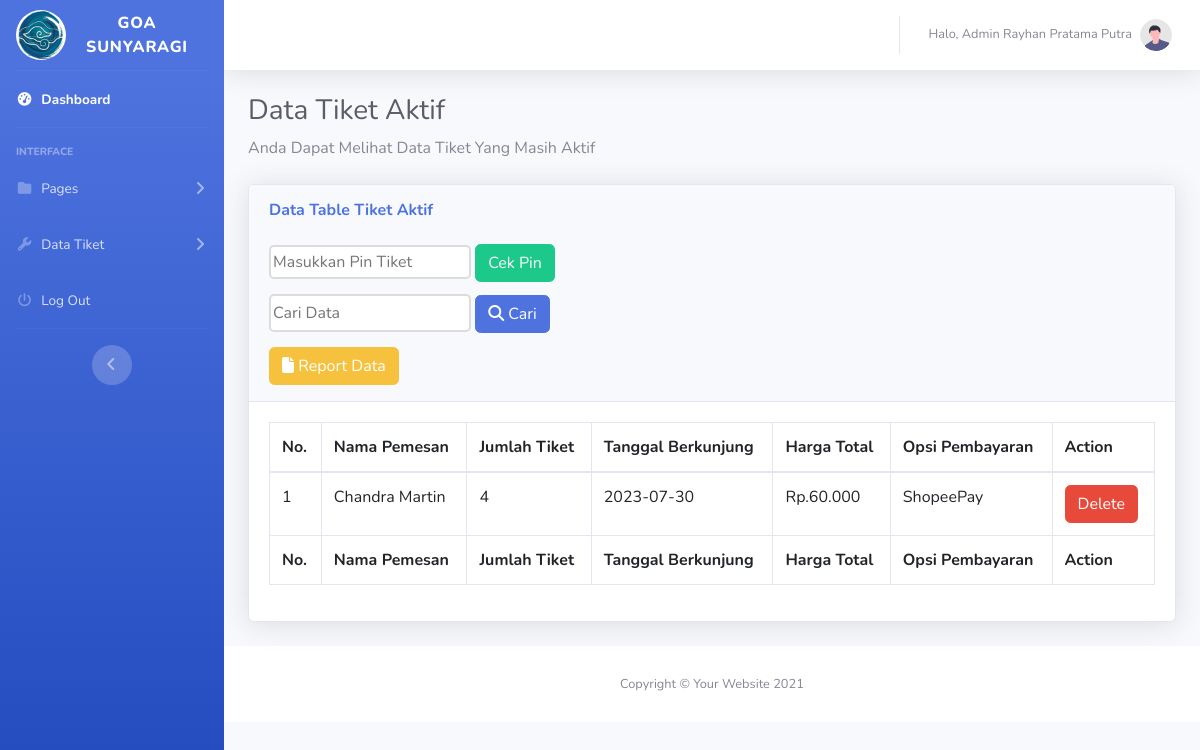
The app's page /admin/index.php?page=data_tiket_aktif (signed in) with its own data.
### tables this page shows
CREATE TABLE `tbl_tiket` (
  `id_tiket` int(11) NOT NULL,
  `id_user` int(11) NOT NULL,
  `jmlh_tiket` varchar(5) NOT NULL,
  `tgl_kunjungan` date NOT NULL,
  `harga` double NOT NULL,
  `opsi_bayar` varchar(20) NOT NULL,
  `pin` varchar(8) NOT NULL,
  `status` varchar(20) NOT NULL
);

CREATE TABLE `tbl_user` (
  `id_user` int(11) NOT NULL,
  `nama` varchar(50) NOT NULL,
  `jenis_kelamin` varchar(20) NOT NULL,
  `no_telp` varchar(15) NOT NULL,
  `tgl_lahir` date NOT NULL,
  `username` varchar(30) NOT NULL,
  `gmail` varchar(70) NOT NULL,
  `password` varchar(50) NOT NULL
);

### admin/data_tiket_aktif.php (the view, shortened to what this page needs)
<div class="container-fluid">
    <h1 class="h3 mb-2 text-gray-800">Data Tiket Aktif</h1>
    <p class="mb-4">Anda Dapat Melihat Data Tiket Yang Masih Aktif</p>
    <div class="card shadow mb-4">
        <div class="card-header py-3">
            <h6 class="m-0 font-weight-bold text-primary">Data Table Tiket Aktif</h6><br>
            <form action="" method="post">
            <input type="text" name="pin" id="input" style="height: 34px; border-radius: 5px; border: solid 2px gainsboro; margin-bottom: 15px" autocomplete="off" placeholder="Masukkan Pin Tiket">
            <button type="submit" name="submit" class="btn btn-success">Cek Pin</button>
            </form>
            <form action="" method="post">
                <input type="text" name="keyword" id="keyword" style="height: 38px; border-radius: 5px; border: solid 2px gainsboro; margin-bottom: 15px" autocomplete="off" placeholder="Cari Data">
                <button type="submit" name="cari" class="btn btn-primary"><i class="fas fa-magnifying-glass"></i> Cari</button>
            </form>
            <a href="report_tiket.php?tiket=Aktif" target="_blank" class="btn btn-warning"><i class="fas fa-file"></i> Report Data</a>
        </div>
        <div class="card-body">
            <div class="table-responsive">
                <table class="table table-bordered" id="dataTable" width="100%" cellspacing="0">
                    <thead>
                        <tr>
                            <th>No.</th>
                            <th>Nama Pemesan</th>
                            <th>Jumlah Tiket</th>
                            <th>Tanggal Berkunjung</th>
                            <th>Harga Total</th>
                            <th>Opsi Pembayaran</th>
                            <th>Action</th>
                        </tr>
                    </thead>
                    <tfoot>
                        <tr>
                            <th>No.</th>
                            <th>Nama Pemesan</th>
                            <th>Jumlah Tiket</th>
                            <th>Tanggal Berkunjung</th>
                            <th>Harga Total</th>
                            <th>Opsi Pembayaran</th>
                            <th>Action</th>
                        </tr>
                    </tfoot>
                    <tbody>
                        <?php
                        require_once "../function.php";
                        $no = 1;
                        if (isset($_POST["cari"])) {
                            $keyword = $_POST["keyword"];
                            $aktif = $_POST["aktif"];
                            $query = mysqli_query($db, "SELECT * FROM tbl_tiket INNER JOIN tbl_user ON tbl_tiket.id_user = tbl_user.id_user WHERE tbl_tiket.status = '$aktif' AND tbl_user.nama LIKE '%$keyword%' OR tbl_tiket.jmlh_tiket LIKE '%$keyword%' OR tbl_tiket.opsi_bayar LIKE '%$keyword%'");
                        } else {
                            $query = mysqli_query($db, "SELECT * FROM tbl_tiket INNER JOIN tbl_user ON tbl_tiket.id_user = tbl_user.id_user WHERE tbl_tiket.status = 'Aktif'");
                        }
                        while($ttiket = mysqli_fetch_array($query)) {
                        ?>
                        <tr>
                            <td><?= "$no" ?></td>
                            <td><?= "$ttiket[nama]" ?></td>
                            <td><?= "$ttiket[jmlh_tiket]" ?></td>
                            <td><?= "$ttiket[tgl_kunjungan]" ?></td>
                            <td>Rp.<?= number_format("$ttiket[harga]",0,",",".") ?></td>
                            <td><?= "$ttiket[opsi_bayar]" ?></td>
                            <td>
                                <a href="index.php?page=data_tiket_hapus1&idt=<?= "$ttiket[id_tiket]" ?>" class="btn btn-danger">Delete</a>
                            </td>
                        </tr>
                        <?php $no++; } ?>
                    </tbody>
                </table>
            </div>
        </div>
    </div>
</div>

### admin/index.php (shortened to what this page needs)
<?php
require_once "../function.php";
$query = mysqli_query($db, "SELECT * FROM tbl_admin WHERE id_admin = '$_SESSION[id_admin]'");
$data = mysqli_fetch_array($query);
?>
<!DOCTYPE html>
<html lang="en">
  <head>
    <link href="vendor/fontawesome-free/css/all.min.css" rel="stylesheet" type="text/css" />
    <link href="https://cdn.jsdelivr.net/npm/bootstrap@5.3.0/dist/css/bootstrap.min.css" rel="stylesheet">
    <link href="css/sb-admin-2.min.css" rel="stylesheet" />
  </head>
  <body id="page-top">
    <div id="wrapper">
<ul class="navbar-nav bg-gradient-primary sidebar sidebar-dark accordion" id="accordionSidebar">
        <a class="sidebar-brand d-flex align-items-center justify-content-center" href="index.php">
          <div class="sidebar-brand-icon">
            <img src="../assets/logo1.jpg" height="50px" width="50px" style="border-radius: 100%" />
          </div>
          <div class="sidebar-brand-text mx-3">Goa Sunyaragi</div>
        </a>
        <hr class="sidebar-divider my-0" />
        <li class="nav-item active">
          <a class="nav-link" href="index.php">
            <i class="fas fa-fw fa-tachometer-alt"></i>
            <span>Dashboard</span></a
          >
        </li>
        <hr class="sidebar-divider" />
        <div class="sidebar-heading">Interface</div>
        <li class="nav-item">
          <a class="nav-link collapsed" href="#" data-toggle="collapse" data-target="#collapsePages" aria-expanded="true" aria-controls="collapsePages">
            <i class="fas fa-fw fa-folder"></i>
            <span>Pages</span>
          </a>
        </li>
        <li class="nav-item">
          <a class="nav-link collapsed" href="#" data-toggle="collapse" data-target="#collapsePages1" aria-expanded="true" aria-controls="collapsePages1">
            <i class="fas fa-fw fa-wrench"></i>
            <span>Data Tiket</span>
          </a>
        </li>
        <li class="nav-item" style="cursor: pointer;">
          <a class="nav-link" data-bs-toggle="modal" data-bs-target="#exampleModal">
            <i class="fas fa-fw fa-power-off"></i>
            <span>Log Out</span></a
          >
        </li>
        <hr class="sidebar-divider d-none d-md-block" />
        <div class="text-center d-none d-md-inline">
          <button class="rounded-circle border-0" id="sidebarToggle"></button>
        </div>
      </ul>
      <div id="content-wrapper" class="d-flex flex-column">
        <div id="content">
          <nav class="navbar navbar-expand navbar-light bg-white topbar mb-4 static-top shadow">
            <ul class="navbar-nav ml-auto">
              <li class="nav-item dropdown no-arrow">
                <a class="nav-link dropdown-toggle" href="#" id="userDropdown" role="button" data-toggle="dropdown" aria-haspopup="true" aria-expanded="false">
                  <span class="mr-2 d-none d-lg-inline text-gray-600 small">Halo, Admin <?= "$data[nm_admin]" ?></span>
                  <img class="img-profile rounded-circle" src="img/undraw_profile.svg" />
                </a>
              </li>
            </ul>
          </nav>
          <?php
          if (isset($_GET['page'])) {
            $page = $_GET['page'];
            switch ($page) {
              case 'data_tiket_aktif':
                require "data_tiket_aktif.php";
                break;
            }
          } else {
            require "beranda.php";
          }
          ?>
        <footer class="sticky-footer bg-white">
          <div class="container my-auto">
            <div class="copyright text-center my-auto">
              <span>Copyright &copy; Your Website 2021</span>
            </div>
          </div>
        </footer>
      </div>
    </div>
</body>
</html>

### records on screen
tbl_tiket: id_user.nama "Chandra Martin", jmlh_tiket "4", tgl_kunjungan "2023-07-30", harga "60.000", opsi_bayar "ShopeePay"

### other values on screen
$data[nm_admin] "Rayhan Pratama Putra"
